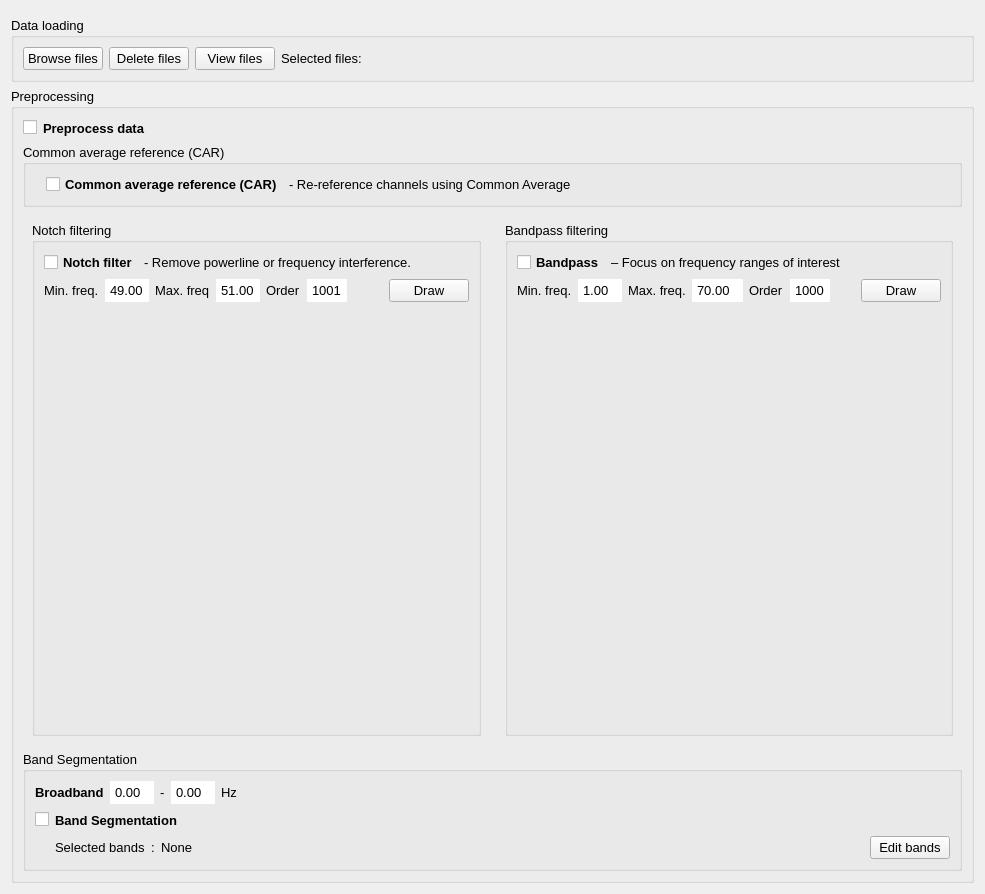
<?xml version="1.0" encoding="UTF-8"?>
<ui version="4.0">
 <class>Form</class>
 <widget class="QWidget" name="Form">
  <property name="geometry">
   <rect>
    <x>0</x>
    <y>0</y>
    <width>985</width>
    <height>894</height>
   </rect>
  </property>
  <property name="windowTitle">
   <string>Form</string>
  </property>
  <layout class="QVBoxLayout" name="verticalLayout_3">
   <item>
    <widget class="QFrame" name="topContentWidget">
     <property name="frameShape">
      <enum>QFrame::StyledPanel</enum>
     </property>
     <property name="frameShadow">
      <enum>QFrame::Raised</enum>
     </property>
    </widget>
   </item>
   <item>
    <widget class="QGroupBox" name="dataloading">
     <property name="font">
      <font>
       <pointsize>10</pointsize>
      </font>
     </property>
     <property name="title">
      <string>Data loading</string>
     </property>
     <layout class="QVBoxLayout" name="verticalLayout">
      <item>
       <layout class="QHBoxLayout" name="horizontalLayout">
        <item>
         <widget class="QPushButton" name="browseButton">
          <property name="sizePolicy">
           <sizepolicy hsizetype="Minimum" vsizetype="Fixed">
            <horstretch>0</horstretch>
            <verstretch>0</verstretch>
           </sizepolicy>
          </property>
          <property name="toolTip">
           <string>Files to compute paramters</string>
          </property>
          <property name="text">
           <string>Browse files</string>
          </property>
         </widget>
        </item>
        <item>
         <widget class="QPushButton" name="deletefilesButton">
          <property name="text">
           <string>Delete files</string>
          </property>
         </widget>
        </item>
        <item>
         <widget class="QPushButton" name="viewfilesButton">
          <property name="text">
           <string>View files</string>
          </property>
         </widget>
        </item>
        <item>
         <widget class="QLabel" name="selectLabel">
          <property name="sizePolicy">
           <sizepolicy hsizetype="Preferred" vsizetype="Preferred">
            <horstretch>4</horstretch>
            <verstretch>0</verstretch>
           </sizepolicy>
          </property>
          <property name="text">
           <string>Selected files: </string>
          </property>
         </widget>
        </item>
        <item>
         <spacer name="horizontalSpacer_15">
          <property name="orientation">
           <enum>Qt::Horizontal</enum>
          </property>
          <property name="sizeHint" stdset="0">
           <size>
            <width>40</width>
            <height>20</height>
           </size>
          </property>
         </spacer>
        </item>
       </layout>
      </item>
     </layout>
    </widget>
   </item>
   <item>
    <widget class="QGroupBox" name="Datapreprocessing">
     <property name="font">
      <font>
       <pointsize>10</pointsize>
      </font>
     </property>
     <property name="title">
      <string>Preprocessing</string>
     </property>
     <layout class="QVBoxLayout" name="verticalLayout_2">
      <item>
       <layout class="QHBoxLayout" name="preprocessing_selection">
        <item>
         <widget class="QCheckBox" name="preprocessingButton">
          <property name="text">
           <string/>
          </property>
         </widget>
        </item>
        <item>
         <widget class="QLabel" name="preprocessingLabel">
          <property name="font">
           <font>
            <weight>75</weight>
            <bold>true</bold>
           </font>
          </property>
          <property name="text">
           <string>Preprocess data</string>
          </property>
         </widget>
        </item>
        <item>
         <spacer name="horizontalSpacer">
          <property name="orientation">
           <enum>Qt::Horizontal</enum>
          </property>
          <property name="sizeHint" stdset="0">
           <size>
            <width>40</width>
            <height>20</height>
           </size>
          </property>
         </spacer>
        </item>
       </layout>
      </item>
      <item>
       <widget class="QGroupBox" name="cargroupBox">
        <property name="title">
         <string>Common average reference (CAR)</string>
        </property>
        <layout class="QHBoxLayout" name="horizontalLayout_7">
         <item>
          <layout class="QHBoxLayout" name="CAR_filtering">
           <item>
            <spacer name="horizontalSpacer_3">
             <property name="orientation">
              <enum>Qt::Horizontal</enum>
             </property>
             <property name="sizeHint" stdset="0">
              <size>
               <width>40</width>
               <height>20</height>
              </size>
             </property>
            </spacer>
           </item>
           <item>
            <widget class="QCheckBox" name="carCBox">
             <property name="font">
              <font>
               <weight>75</weight>
               <bold>true</bold>
              </font>
             </property>
             <property name="text">
              <string>Common average reference (CAR)</string>
             </property>
            </widget>
           </item>
           <item>
            <widget class="QLabel" name="carLabel">
             <property name="font">
              <font>
               <weight>50</weight>
               <bold>false</bold>
              </font>
             </property>
             <property name="text">
              <string>- Re-reference channels using Common Average</string>
             </property>
            </widget>
           </item>
           <item>
            <spacer name="horizontalSpacer_39">
             <property name="orientation">
              <enum>Qt::Horizontal</enum>
             </property>
             <property name="sizeHint" stdset="0">
              <size>
               <width>40</width>
               <height>20</height>
              </size>
             </property>
            </spacer>
           </item>
           <item>
            <spacer name="horizontalSpacer_36">
             <property name="orientation">
              <enum>Qt::Horizontal</enum>
             </property>
             <property name="sizeHint" stdset="0">
              <size>
               <width>40</width>
               <height>20</height>
              </size>
             </property>
            </spacer>
           </item>
           <item>
            <spacer name="horizontalSpacer_38">
             <property name="orientation">
              <enum>Qt::Horizontal</enum>
             </property>
             <property name="sizeHint" stdset="0">
              <size>
               <width>40</width>
               <height>20</height>
              </size>
             </property>
            </spacer>
           </item>
           <item>
            <spacer name="horizontalSpacer_37">
             <property name="orientation">
              <enum>Qt::Horizontal</enum>
             </property>
             <property name="sizeHint" stdset="0">
              <size>
               <width>40</width>
               <height>20</height>
              </size>
             </property>
            </spacer>
           </item>
           <item>
            <spacer name="horizontalSpacer_35">
             <property name="orientation">
              <enum>Qt::Horizontal</enum>
             </property>
             <property name="sizeHint" stdset="0">
              <size>
               <width>40</width>
               <height>20</height>
              </size>
             </property>
            </spacer>
           </item>
           <item>
            <spacer name="horizontalSpacer_34">
             <property name="orientation">
              <enum>Qt::Horizontal</enum>
             </property>
             <property name="sizeHint" stdset="0">
              <size>
               <width>40</width>
               <height>20</height>
              </size>
             </property>
            </spacer>
           </item>
           <item>
            <spacer name="horizontalSpacer_33">
             <property name="orientation">
              <enum>Qt::Horizontal</enum>
             </property>
             <property name="sizeHint" stdset="0">
              <size>
               <width>40</width>
               <height>20</height>
              </size>
             </property>
            </spacer>
           </item>
           <item>
            <spacer name="horizontalSpacer_32">
             <property name="orientation">
              <enum>Qt::Horizontal</enum>
             </property>
             <property name="sizeHint" stdset="0">
              <size>
               <width>40</width>
               <height>20</height>
              </size>
             </property>
            </spacer>
           </item>
           <item>
            <spacer name="horizontalSpacer_31">
             <property name="orientation">
              <enum>Qt::Horizontal</enum>
             </property>
             <property name="sizeHint" stdset="0">
              <size>
               <width>40</width>
               <height>20</height>
              </size>
             </property>
            </spacer>
           </item>
           <item>
            <spacer name="horizontalSpacer_27">
             <property name="orientation">
              <enum>Qt::Horizontal</enum>
             </property>
             <property name="sizeHint" stdset="0">
              <size>
               <width>40</width>
               <height>20</height>
              </size>
             </property>
            </spacer>
           </item>
           <item>
            <spacer name="horizontalSpacer_28">
             <property name="orientation">
              <enum>Qt::Horizontal</enum>
             </property>
             <property name="sizeHint" stdset="0">
              <size>
               <width>40</width>
               <height>20</height>
              </size>
             </property>
            </spacer>
           </item>
           <item>
            <spacer name="horizontalSpacer_26">
             <property name="orientation">
              <enum>Qt::Horizontal</enum>
             </property>
             <property name="sizeHint" stdset="0">
              <size>
               <width>40</width>
               <height>20</height>
              </size>
             </property>
            </spacer>
           </item>
           <item>
            <spacer name="horizontalSpacer_29">
             <property name="orientation">
              <enum>Qt::Horizontal</enum>
             </property>
             <property name="sizeHint" stdset="0">
              <size>
               <width>40</width>
               <height>20</height>
              </size>
             </property>
            </spacer>
           </item>
           <item>
            <spacer name="horizontalSpacer_25">
             <property name="orientation">
              <enum>Qt::Horizontal</enum>
             </property>
             <property name="sizeHint" stdset="0">
              <size>
               <width>40</width>
               <height>20</height>
              </size>
             </property>
            </spacer>
           </item>
           <item>
            <spacer name="horizontalSpacer_24">
             <property name="orientation">
              <enum>Qt::Horizontal</enum>
             </property>
             <property name="sizeHint" stdset="0">
              <size>
               <width>40</width>
               <height>20</height>
              </size>
             </property>
            </spacer>
           </item>
           <item>
            <spacer name="horizontalSpacer_16">
             <property name="orientation">
              <enum>Qt::Horizontal</enum>
             </property>
             <property name="sizeHint" stdset="0">
              <size>
               <width>40</width>
               <height>20</height>
              </size>
             </property>
            </spacer>
           </item>
           <item>
            <spacer name="horizontalSpacer_23">
             <property name="orientation">
              <enum>Qt::Horizontal</enum>
             </property>
             <property name="sizeHint" stdset="0">
              <size>
               <width>40</width>
               <height>20</height>
              </size>
             </property>
            </spacer>
           </item>
           <item>
            <spacer name="horizontalSpacer_22">
             <property name="orientation">
              <enum>Qt::Horizontal</enum>
             </property>
             <property name="sizeHint" stdset="0">
              <size>
               <width>40</width>
               <height>20</height>
              </size>
             </property>
            </spacer>
           </item>
           <item>
            <spacer name="horizontalSpacer_21">
             <property name="orientation">
              <enum>Qt::Horizontal</enum>
             </property>
             <property name="sizeHint" stdset="0">
              <size>
               <width>40</width>
               <height>20</height>
              </size>
             </property>
            </spacer>
           </item>
           <item>
            <spacer name="horizontalSpacer_20">
             <property name="orientation">
              <enum>Qt::Horizontal</enum>
             </property>
             <property name="sizeHint" stdset="0">
              <size>
               <width>40</width>
               <height>20</height>
              </size>
             </property>
            </spacer>
           </item>
           <item>
            <spacer name="horizontalSpacer_19">
             <property name="orientation">
              <enum>Qt::Horizontal</enum>
             </property>
             <property name="sizeHint" stdset="0">
              <size>
               <width>40</width>
               <height>20</height>
              </size>
             </property>
            </spacer>
           </item>
           <item>
            <spacer name="horizontalSpacer_17">
             <property name="orientation">
              <enum>Qt::Horizontal</enum>
             </property>
             <property name="sizeHint" stdset="0">
              <size>
               <width>40</width>
               <height>20</height>
              </size>
             </property>
            </spacer>
           </item>
           <item>
            <spacer name="horizontalSpacer_18">
             <property name="orientation">
              <enum>Qt::Horizontal</enum>
             </property>
             <property name="sizeHint" stdset="0">
              <size>
               <width>40</width>
               <height>20</height>
              </size>
             </property>
            </spacer>
           </item>
           <item>
            <spacer name="horizontalSpacer_14">
             <property name="orientation">
              <enum>Qt::Horizontal</enum>
             </property>
             <property name="sizeHint" stdset="0">
              <size>
               <width>40</width>
               <height>20</height>
              </size>
             </property>
            </spacer>
           </item>
           <item>
            <spacer name="horizontalSpacer_7">
             <property name="orientation">
              <enum>Qt::Horizontal</enum>
             </property>
             <property name="sizeHint" stdset="0">
              <size>
               <width>40</width>
               <height>20</height>
              </size>
             </property>
            </spacer>
           </item>
           <item>
            <spacer name="horizontalSpacer_13">
             <property name="orientation">
              <enum>Qt::Horizontal</enum>
             </property>
             <property name="sizeHint" stdset="0">
              <size>
               <width>40</width>
               <height>20</height>
              </size>
             </property>
            </spacer>
           </item>
           <item>
            <spacer name="horizontalSpacer_11">
             <property name="orientation">
              <enum>Qt::Horizontal</enum>
             </property>
             <property name="sizeHint" stdset="0">
              <size>
               <width>40</width>
               <height>20</height>
              </size>
             </property>
            </spacer>
           </item>
           <item>
            <spacer name="horizontalSpacer_12">
             <property name="orientation">
              <enum>Qt::Horizontal</enum>
             </property>
             <property name="sizeHint" stdset="0">
              <size>
               <width>40</width>
               <height>20</height>
              </size>
             </property>
            </spacer>
           </item>
           <item>
            <spacer name="horizontalSpacer_10">
             <property name="orientation">
              <enum>Qt::Horizontal</enum>
             </property>
             <property name="sizeHint" stdset="0">
              <size>
               <width>40</width>
               <height>20</height>
              </size>
             </property>
            </spacer>
           </item>
           <item>
            <spacer name="horizontalSpacer_9">
             <property name="orientation">
              <enum>Qt::Horizontal</enum>
             </property>
             <property name="sizeHint" stdset="0">
              <size>
               <width>40</width>
               <height>20</height>
              </size>
             </property>
            </spacer>
           </item>
           <item>
            <spacer name="horizontalSpacer_4">
             <property name="orientation">
              <enum>Qt::Horizontal</enum>
             </property>
             <property name="sizeHint" stdset="0">
              <size>
               <width>40</width>
               <height>20</height>
              </size>
             </property>
            </spacer>
           </item>
           <item>
            <spacer name="horizontalSpacer_5">
             <property name="orientation">
              <enum>Qt::Horizontal</enum>
             </property>
             <property name="sizeHint" stdset="0">
              <size>
               <width>40</width>
               <height>20</height>
              </size>
             </property>
            </spacer>
           </item>
           <item>
            <spacer name="horizontalSpacer_6">
             <property name="orientation">
              <enum>Qt::Horizontal</enum>
             </property>
             <property name="sizeHint" stdset="0">
              <size>
               <width>40</width>
               <height>20</height>
              </size>
             </property>
            </spacer>
           </item>
           <item>
            <spacer name="horizontalSpacer_30">
             <property name="orientation">
              <enum>Qt::Horizontal</enum>
             </property>
             <property name="sizeHint" stdset="0">
              <size>
               <width>40</width>
               <height>20</height>
              </size>
             </property>
            </spacer>
           </item>
          </layout>
         </item>
        </layout>
       </widget>
      </item>
      <item>
       <layout class="QHBoxLayout" name="horizontalLayout_2" stretch="1,1">
        <property name="sizeConstraint">
         <enum>QLayout::SetFixedSize</enum>
        </property>
        <item>
         <widget class="QWidget" name="widget_2" native="true">
          <layout class="QVBoxLayout" name="verticalLayout_4">
           <item>
            <widget class="QGroupBox" name="notchgroupBox">
             <property name="title">
              <string>Notch filtering</string>
             </property>
             <layout class="QVBoxLayout" name="verticalLayout_6">
              <item>
               <layout class="QHBoxLayout" name="horizontalLayout_3">
                <item>
                 <widget class="QCheckBox" name="notchCBox">
                  <property name="font">
                   <font>
                    <weight>75</weight>
                    <bold>true</bold>
                   </font>
                  </property>
                  <property name="text">
                   <string>Notch filter</string>
                  </property>
                 </widget>
                </item>
                <item>
                 <widget class="QLabel" name="notchfilterLabel">
                  <property name="font">
                   <font>
                    <weight>50</weight>
                    <bold>false</bold>
                   </font>
                  </property>
                  <property name="text">
                   <string>- Remove powerline or frequency interference.</string>
                  </property>
                 </widget>
                </item>
                <item>
                 <spacer name="horizontalSpacer_8">
                  <property name="orientation">
                   <enum>Qt::Horizontal</enum>
                  </property>
                  <property name="sizeHint" stdset="0">
                   <size>
                    <width>40</width>
                    <height>20</height>
                   </size>
                  </property>
                 </spacer>
                </item>
               </layout>
              </item>
              <item>
               <layout class="QHBoxLayout" name="horizontalLayout_4">
                <item>
                 <widget class="QLabel" name="notchminLabel">
                  <property name="text">
                   <string>Min. freq.</string>
                  </property>
                 </widget>
                </item>
                <item>
                 <widget class="QDoubleSpinBox" name="minfreqnotchBox">
                  <property name="styleSheet">
                   <string notr="true">QDoubleSpinBox::up-button, QDoubleSpinBox::down-button {
    width: 0;
    height: 0;
    border: none;
}

</string>
                  </property>
                  <property name="minimum">
                   <double>0.100000000000000</double>
                  </property>
                  <property name="value">
                   <double>49.000000000000000</double>
                  </property>
                 </widget>
                </item>
                <item>
                 <widget class="QLabel" name="notchmaxLabel">
                  <property name="text">
                   <string>Max. freq</string>
                  </property>
                 </widget>
                </item>
                <item>
                 <widget class="QDoubleSpinBox" name="maxfreqnotchBox">
                  <property name="styleSheet">
                   <string notr="true">QDoubleSpinBox::up-button, QDoubleSpinBox::down-button {
    width: 0;
    height: 0;
    border: none;
}
</string>
                  </property>
                  <property name="minimum">
                   <double>0.200000000000000</double>
                  </property>
                  <property name="value">
                   <double>51.000000000000000</double>
                  </property>
                 </widget>
                </item>
                <item>
                 <widget class="QLabel" name="orderNotchLabel">
                  <property name="text">
                   <string>Order</string>
                  </property>
                 </widget>
                </item>
                <item>
                 <widget class="QSpinBox" name="orderNotchBox">
                  <property name="styleSheet">
                   <string notr="true">QSpinBox::up-button, QSpinBox::down-button {
    width: 0;
    height: 0;
    border: none;
}
</string>
                  </property>
                  <property name="minimum">
                   <number>1</number>
                  </property>
                  <property name="maximum">
                   <number>9999</number>
                  </property>
                  <property name="singleStep">
                   <number>1</number>
                  </property>
                  <property name="value">
                   <number>1001</number>
                  </property>
                 </widget>
                </item>
                <item>
                 <spacer name="horizontalSpacer_40">
                  <property name="orientation">
                   <enum>Qt::Horizontal</enum>
                  </property>
                  <property name="sizeHint" stdset="0">
                   <size>
                    <width>40</width>
                    <height>20</height>
                   </size>
                  </property>
                 </spacer>
                </item>
                <item>
                 <widget class="QPushButton" name="drawnotchButton">
                  <property name="text">
                   <string>Draw</string>
                  </property>
                 </widget>
                </item>
               </layout>
              </item>
              <item>
               <widget class="QWidget" name="notchPlotWidget" native="true"/>
              </item>
              <item>
               <spacer name="verticalSpacer_2">
                <property name="orientation">
                 <enum>Qt::Vertical</enum>
                </property>
                <property name="sizeHint" stdset="0">
                 <size>
                  <width>20</width>
                  <height>40</height>
                 </size>
                </property>
               </spacer>
              </item>
             </layout>
            </widget>
           </item>
          </layout>
         </widget>
        </item>
        <item>
         <widget class="QWidget" name="widget" native="true">
          <layout class="QVBoxLayout" name="verticalLayout_5">
           <item>
            <widget class="QGroupBox" name="bpgroupBox">
             <property name="title">
              <string>Bandpass filtering</string>
             </property>
             <layout class="QVBoxLayout" name="verticalLayout_7">
              <item>
               <layout class="QHBoxLayout" name="horizontalLayout_5">
                <item>
                 <widget class="QCheckBox" name="bpCBox">
                  <property name="font">
                   <font>
                    <weight>75</weight>
                    <bold>true</bold>
                   </font>
                  </property>
                  <property name="text">
                   <string>Bandpass</string>
                  </property>
                 </widget>
                </item>
                <item>
                 <widget class="QLabel" name="bpLabel">
                  <property name="font">
                   <font>
                    <weight>50</weight>
                    <bold>false</bold>
                   </font>
                  </property>
                  <property name="text">
                   <string>– Focus on frequency ranges of interest</string>
                  </property>
                 </widget>
                </item>
                <item>
                 <spacer name="horizontalSpacer_2">
                  <property name="orientation">
                   <enum>Qt::Horizontal</enum>
                  </property>
                  <property name="sizeHint" stdset="0">
                   <size>
                    <width>40</width>
                    <height>20</height>
                   </size>
                  </property>
                 </spacer>
                </item>
               </layout>
              </item>
              <item>
               <layout class="QHBoxLayout" name="horizontalLayout_6">
                <item>
                 <widget class="QLabel" name="bpminfreqLabel">
                  <property name="text">
                   <string>Min. freq.</string>
                  </property>
                 </widget>
                </item>
                <item>
                 <widget class="QDoubleSpinBox" name="minfreqbpBox">
                  <property name="styleSheet">
                   <string notr="true">QDoubleSpinBox::up-button, QDoubleSpinBox::down-button {
    width: 0;
    height: 0;
    border: none;
}
</string>
                  </property>
                  <property name="minimum">
                   <double>0.100000000000000</double>
                  </property>
                  <property name="value">
                   <double>1.000000000000000</double>
                  </property>
                 </widget>
                </item>
                <item>
                 <widget class="QLabel" name="bpmaxfreqLabel">
                  <property name="text">
                   <string>Max. freq.</string>
                  </property>
                 </widget>
                </item>
                <item>
                 <widget class="QDoubleSpinBox" name="maxfreqbpBox">
                  <property name="styleSheet">
                   <string notr="true">QDoubleSpinBox::up-button, QDoubleSpinBox::down-button {
    width: 0;
    height: 0;
    border: none;
}
</string>
                  </property>
                  <property name="minimum">
                   <double>0.200000000000000</double>
                  </property>
                  <property name="maximum">
                   <double>999.990000000000009</double>
                  </property>
                  <property name="value">
                   <double>70.000000000000000</double>
                  </property>
                 </widget>
                </item>
                <item>
                 <widget class="QLabel" name="orderbpLabel">
                  <property name="text">
                   <string>Order</string>
                  </property>
                 </widget>
                </item>
                <item>
                 <widget class="QSpinBox" name="orderbpBox">
                  <property name="styleSheet">
                   <string notr="true">QSpinBox::up-button, QSpinBox::down-button {
    width: 0;
    height: 0;
    border: none;
}
</string>
                  </property>
                  <property name="minimum">
                   <number>1</number>
                  </property>
                  <property name="maximum">
                   <number>9999</number>
                  </property>
                  <property name="value">
                   <number>1000</number>
                  </property>
                 </widget>
                </item>
                <item>
                 <spacer name="horizontalSpacer_41">
                  <property name="orientation">
                   <enum>Qt::Horizontal</enum>
                  </property>
                  <property name="sizeHint" stdset="0">
                   <size>
                    <width>40</width>
                    <height>20</height>
                   </size>
                  </property>
                 </spacer>
                </item>
                <item>
                 <widget class="QPushButton" name="drawbpButton">
                  <property name="text">
                   <string>Draw</string>
                  </property>
                 </widget>
                </item>
               </layout>
              </item>
              <item>
               <widget class="QWidget" name="bandpassPlotWidget" native="true"/>
              </item>
              <item>
               <spacer name="verticalSpacer_3">
                <property name="orientation">
                 <enum>Qt::Vertical</enum>
                </property>
                <property name="sizeHint" stdset="0">
                 <size>
                  <width>20</width>
                  <height>40</height>
                 </size>
                </property>
               </spacer>
              </item>
             </layout>
            </widget>
           </item>
          </layout>
         </widget>
        </item>
       </layout>
      </item>
      <item>
       <widget class="QGroupBox" name="bandsegmentation">
        <property name="title">
         <string>Band Segmentation</string>
        </property>
        <layout class="QVBoxLayout" name="verticalLayout_9">
         <item>
          <layout class="QHBoxLayout" name="broadband_definition_2">
           <item>
            <widget class="QLabel" name="broadbandLabel_2">
             <property name="font">
              <font>
               <weight>75</weight>
               <bold>true</bold>
              </font>
             </property>
             <property name="text">
              <string>Broadband</string>
             </property>
            </widget>
           </item>
           <item>
            <widget class="QDoubleSpinBox" name="minbroadBox_2">
             <property name="styleSheet">
              <string notr="true">QDoubleSpinBox::up-button, QDoubleSpinBox::down-button {
    width: 0;
    height: 0;
    border: none;
}
</string>
             </property>
            </widget>
           </item>
           <item>
            <widget class="QLabel" name="broadbandauxLabel_2">
             <property name="text">
              <string>-</string>
             </property>
            </widget>
           </item>
           <item>
            <widget class="QDoubleSpinBox" name="maxbroadBox_2">
             <property name="styleSheet">
              <string notr="true">QDoubleSpinBox::up-button, QDoubleSpinBox::down-button {
    width: 0;
    height: 0;
    border: none;
}
</string>
             </property>
            </widget>
           </item>
           <item>
            <widget class="QLabel" name="hzbroadbandLabel_2">
             <property name="text">
              <string>Hz</string>
             </property>
            </widget>
           </item>
           <item>
            <spacer name="horizontalSpacer_44">
             <property name="orientation">
              <enum>Qt::Horizontal</enum>
             </property>
             <property name="sizeHint" stdset="0">
              <size>
               <width>40</width>
               <height>20</height>
              </size>
             </property>
            </spacer>
           </item>
          </layout>
         </item>
         <item>
          <layout class="QHBoxLayout" name="band_segmentation_selection_2">
           <item>
            <widget class="QCheckBox" name="bandCBox_2">
             <property name="text">
              <string/>
             </property>
            </widget>
           </item>
           <item>
            <widget class="QLabel" name="bandsegmentationLabel_2">
             <property name="font">
              <font>
               <weight>75</weight>
               <bold>true</bold>
              </font>
             </property>
             <property name="text">
              <string>Band Segmentation</string>
             </property>
            </widget>
           </item>
           <item>
            <spacer name="horizontalSpacer_45">
             <property name="orientation">
              <enum>Qt::Horizontal</enum>
             </property>
             <property name="sizeHint" stdset="0">
              <size>
               <width>40</width>
               <height>20</height>
              </size>
             </property>
            </spacer>
           </item>
          </layout>
         </item>
         <item>
          <layout class="QHBoxLayout" name="band_edition_2">
           <item>
            <spacer name="horizontalSpacer_42">
             <property name="orientation">
              <enum>Qt::Horizontal</enum>
             </property>
             <property name="sizeType">
              <enum>QSizePolicy::Fixed</enum>
             </property>
             <property name="sizeHint" stdset="0">
              <size>
               <width>20</width>
               <height>20</height>
              </size>
             </property>
            </spacer>
           </item>
           <item>
            <widget class="QLabel" name="selectedbandsLabel_2">
             <property name="text">
              <string>Selected bands</string>
             </property>
            </widget>
           </item>
           <item>
            <widget class="QLabel" name="selectedbandsauxLabel_2">
             <property name="text">
              <string>:</string>
             </property>
            </widget>
           </item>
           <item>
            <widget class="QLabel" name="bandLabel_2">
             <property name="text">
              <string>None</string>
             </property>
            </widget>
           </item>
           <item>
            <spacer name="horizontalSpacer_43">
             <property name="orientation">
              <enum>Qt::Horizontal</enum>
             </property>
             <property name="sizeHint" stdset="0">
              <size>
               <width>40</width>
               <height>20</height>
              </size>
             </property>
            </spacer>
           </item>
           <item>
            <widget class="QPushButton" name="bandButton_2">
             <property name="text">
              <string>Edit bands</string>
             </property>
            </widget>
           </item>
          </layout>
         </item>
        </layout>
       </widget>
      </item>
     </layout>
    </widget>
   </item>
  </layout>
 </widget>
 <resources/>
 <connections/>
</ui>
